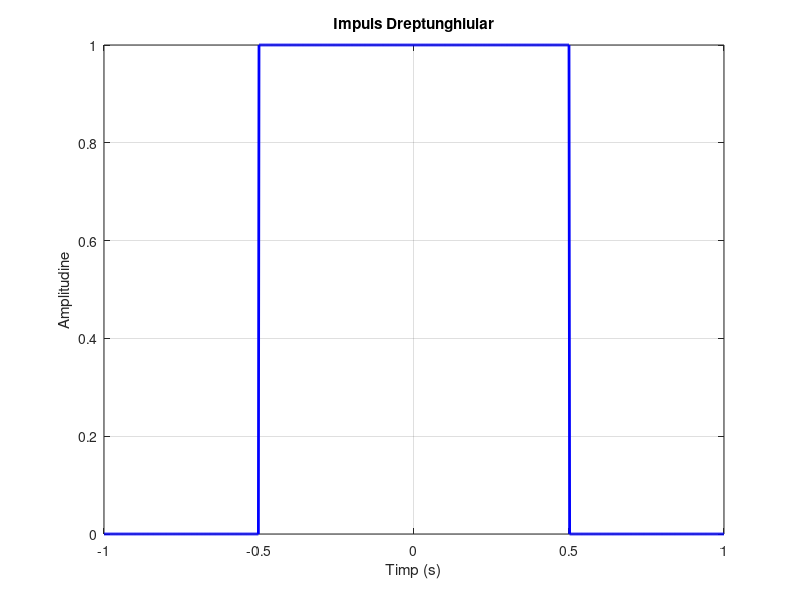

The MATLAB script that drew this image:
% Definirea rezoluției temporale și intervalului de timp
dt = 0.002; % Rezoluția temporală (2ms)
t = -1:dt:1; % Intervalul de timp de la -1s la 1s

% Inițializarea impulsului dreptunghiular
impuls = zeros(size(t));

% Identificarea indexului pentru t = -0.5s
index_tau_minus_05 = find(t == -0.5);

% Identificarea indexului pentru t = 0.5s
index_tau_plus_05 = find(t == 0.5);

% Setarea amplitudinii impulsului în intervalul dorit
impuls(index_tau_minus_05:index_tau_plus_05) = 1;

% Afișarea impulsului dreptunghiular
plot(t, impuls, 'b', 'LineWidth', 2);
xlabel('Timp (s)');
ylabel('Amplitudine');
title('Impuls Dreptunghiular');
grid on;
